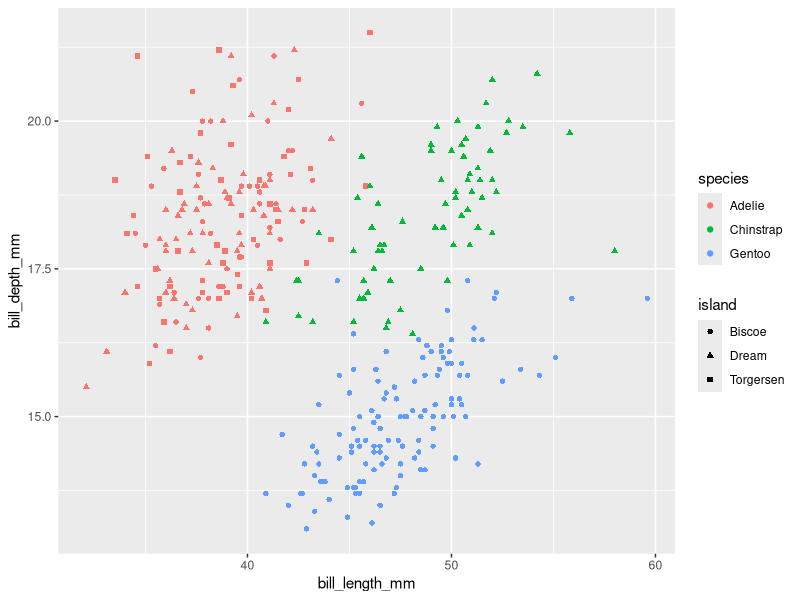

The R source for this figure:
## ---- chunk 1
library(tidyverse)
library(palmerpenguins)
## ---- chunk 2
#| echo: true
penguins %>% head()
## ---- chunk 3
#| echo: true
penguins %>% tail()
## ---- chunk 4
#| echo: true

penguins %>% arrange(body_mass_g) %>% head()
## ---- chunk 5
#| echo: true
penguins %>% arrange(desc(body_mass_g)) %>% head()
## ---- chunk 6
#| echo: true

# Penguin body mass by year
penguins %>% arrange(desc(year),desc(body_mass_g)) %>% head()
## ---- chunk 7
#| echo: true

penguins %>% relocate(year) %>% head()
## ---- chunk 8
#| echo: true

penguins %>% relocate(year, .after = island) %>% head()
## ---- chunk 9
#| echo: true

penguins %>% filter(body_mass_g > 4000) %>% head()
## ---- chunk 10
#| echo: true

penguins %>% filter(body_mass_g > 4000) %>% count()
## ---- chunk 11
#| echo: true

penguins %>% filter(species == "Gentoo" & bill_length_mm > 50) %>% count()
# 22 Gentoo samples have a bill length greater than 50.
## ---- chunk 12
#| echo: true

penguins %>% filter(species == "Gentoo" | island == "Biscoe") %>% count()
# 168 samples are either Gentoo species OR are found on the Biscoe island. 
## ---- chunk 13
#| echo: true

penguins %>% select(species, island) %>% head(n = 4)
## ---- chunk 14
#| echo: true

penguins %>% select(bill_length_mm:body_mass_g) %>% head(n = 4)
## ---- chunk 15
#| echo: true

penguins %>% select(starts_with("bill")) %>% head(n = 4)
## ---- chunk 16
#| echo: true

penguins %>% select(ends_with("s")) %>% head(n = 4)
## ---- chunk 17
#| echo: true

penguins %>% select(contains("_")) %>% head(n = 4)
## ---- chunk 18
#| echo: true

penguins %>% select(!species) %>% head(n = 4)
# Do NOT select species, but keep everything else.
# Use `!contains()` to exclude variables containing a specific pattern.
## ---- chunk 19
penguins %>% select(starts_with("b") | starts_with("f")) %>% head()
## ---- chunk 20
#| echo: true

penguins %>% distinct(year) %>% head()
# All duplicates of "2007", "2008", "2009" have been removed.
## ---- chunk 21
#| echo: true

penguins %>% distinct(species, island) %>% head()
## ---- chunk 22
#| echo: true

penguins %>% 
  mutate(bill_dim_ratio = bill_length_mm / bill_depth_mm) %>% 
  arrange(desc(bill_dim_ratio)) %>% 
  select(contains("_")) %>% 
  head()
## ---- chunk 23
#| echo: true

penguins %>% rename(flipLength = flipper_length_mm) %>% head()
## ---- chunk 24
#| echo: false
#| eval: true

ggplot(
  data = penguins,
  mapping = aes(x = bill_length_mm,
                y = bill_depth_mm,
                shape = island, 
                colour = species)) +
  geom_point()
